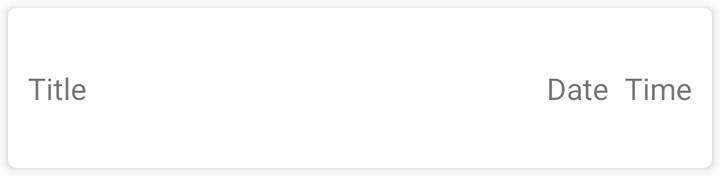
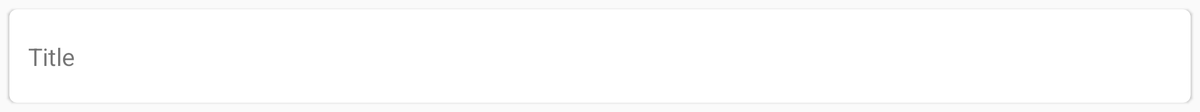

The same Android screen from two of the app's own layout files: first res/layout/ as a phone draws it, then the repository's variant for another configuration, drawn on a device whose configuration selects that folder. Both files follow.
<!-- AndroidManifest.xml: application theme AppTheme -->
<!-- res/layout/thought_item.xml -->
<?xml version="1.0" encoding="utf-8"?>
<androidx.cardview.widget.CardView
    xmlns:android="http://schemas.android.com/apk/res/android"
    xmlns:app="http://schemas.android.com/apk/res-auto"
    xmlns:card_view="http://schemas.android.com/apk/res-auto"
    app:layout_constraintStart_toStartOf="parent"
    app:layout_constraintEnd_toEndOf="parent"
    app:layout_constraintTop_toTopOf="parent"
    android:id="@+id/cardview_thought_item"
    android:layout_width="match_parent"
    android:layout_height="@dimen/thought_item_height"
    android:layout_margin="4dp"
    card_view:cardElevation="2dp"
    card_view:cardCornerRadius="4dp" >

    <androidx.constraintlayout.widget.ConstraintLayout
        android:id="@+id/cardview_constraint_layout"
        android:layout_width="match_parent"
        android:layout_height="match_parent"
        >

        <TextView
            android:id="@+id/cardview_textview_title"
            android:layout_width="0dp"
            android:layout_height="wrap_content"
            android:layout_marginTop="8dp"
            android:layout_marginBottom="8dp"
            android:layout_marginEnd="8dp"
            android:layout_marginStart="10dp"
            android:maxLines="1"
            android:text="Title"
            style="@style/ThoughtItemText"
            android:transitionName="@string/title_transition"
            app:layout_constraintBottom_toBottomOf="parent"
            app:layout_constraintEnd_toStartOf="@id/cardview_textview_date"
            app:layout_constraintHorizontal_bias="0"
            app:layout_constraintStart_toStartOf="parent"
            app:layout_constraintTop_toTopOf="parent"
            android:ellipsize="end"
            />

        <TextView
            style="@style/ThoughtItemText"
            android:id="@+id/cardview_textview_date"
            android:layout_margin="8dp"
            android:layout_width="wrap_content"
            android:layout_height="wrap_content"
            app:layout_constraintEnd_toStartOf="@id/cardview_textview_time"
            app:layout_constraintTop_toTopOf="parent"
            app:layout_constraintBottom_toBottomOf="parent"
            android:text="Date"/>



        <TextView
            style="@style/ThoughtItemText"
            android:id="@+id/cardview_textview_time"
            android:layout_width="wrap_content"
            android:layout_height="wrap_content"
            android:layout_marginTop="8dp"
            android:layout_marginBottom="8dp"
            android:layout_marginEnd="10dp"
            android:layout_marginStart="8dp"
            android:text="Time"
            app:layout_constraintBottom_toBottomOf="parent"
            app:layout_constraintEnd_toEndOf="parent"
            app:layout_constraintTop_toTopOf="parent" />

    </androidx.constraintlayout.widget.ConstraintLayout>



</androidx.cardview.widget.CardView>
<!-- resources referenced by this layout -->
<resources>
  <dimen name="thought_item_height">80dp</dimen>
  <string name="title_transition">titleTransition</string>
  <style name="ThoughtItemText">
          <item name="android:textSize">15sp</item>
      </style>
  <style name="AppTheme" parent="Theme.AppCompat.Light.NoActionBar">
          
          <item name="colorPrimary">@color/colorPrimary</item>
          <item name="colorPrimaryDark">@color/colorPrimaryDark</item>
          <item name="colorAccent">@color/colorAccent</item>
          <item name="android:windowContentTransitions">true</item>
          <item name="windowActionModeOverlay">true</item>
      </style>
  <color name="colorPrimary">#172583</color>
  <color name="colorPrimaryDark">#050341</color>
  <color name="colorAccent">#0850CC</color>
</resources>
<!-- res/layout-xlarge/thought_item.xml (the repository's variant of the layout above) -->
<!-- drawn on a large tablet held sideways -->
<?xml version="1.0" encoding="utf-8"?>
<androidx.cardview.widget.CardView
    xmlns:android="http://schemas.android.com/apk/res/android"
    xmlns:app="http://schemas.android.com/apk/res-auto"
    xmlns:card_view="http://schemas.android.com/apk/res-auto"
    android:id="@+id/cardview_thought_item"
    android:layout_width="match_parent"
    android:layout_height="100dp"
    android:layout_margin="10dp"
    card_view:cardElevation="2dp"
    card_view:cardCornerRadius="8dp" >

    <androidx.constraintlayout.widget.ConstraintLayout
        android:id="@+id/cardview_constraint_layout"
        android:layout_width="match_parent"
        android:layout_height="match_parent"
        >

        <TextView
            android:id="@+id/cardview_textview_title"
            android:layout_width="0dp"
            android:layout_height="wrap_content"
            android:layout_marginTop="8dp"
            android:layout_marginBottom="8dp"
            android:layout_marginEnd="8dp"
            android:layout_marginStart="20dp"
            android:maxLines="1"
            android:text="Title"
            android:textSize="26sp"
            style="@style/ThoughtItemText"
            android:transitionName="@string/title_transition"
            app:layout_constraintBottom_toBottomOf="parent"
            app:layout_constraintEnd_toStartOf="@id/cardview_textview_date"
            app:layout_constraintHorizontal_bias="0"
            app:layout_constraintStart_toStartOf="parent"
            app:layout_constraintTop_toTopOf="parent"
            android:ellipsize="end"
             />

        <TextView
            style="@style/ThoughtItemText"
            android:id="@+id/cardview_textview_date"
            android:layout_margin="8dp"
            android:layout_width="wrap_content"
            android:layout_height="wrap_content"
            android:textColor="@color/white"
            android:textSize="26sp"
            app:layout_constraintEnd_toStartOf="@id/cardview_textview_time"
            app:layout_constraintTop_toTopOf="parent"
            app:layout_constraintBottom_toBottomOf="parent"
            android:text="Date"/>



        <TextView
            style="@style/ThoughtItemText"
            android:id="@+id/cardview_textview_time"
            android:layout_width="wrap_content"
            android:layout_height="wrap_content"
            android:layout_marginTop="8dp"
            android:layout_marginBottom="8dp"
            android:layout_marginEnd="20dp"
            android:layout_marginStart="8dp"
            android:text="Time"
            android:textColor="@color/white"
            android:textSize="26sp"
            app:layout_constraintBottom_toBottomOf="parent"
            app:layout_constraintEnd_toEndOf="parent"
            app:layout_constraintTop_toTopOf="parent" />

    </androidx.constraintlayout.widget.ConstraintLayout>



</androidx.cardview.widget.CardView>
<!-- resources referenced by the variant -->
<!-- as a large tablet held sideways resolves them -->
<resources>
  <color name="white">#FFFFFF</color>
  <string name="title_transition">titleTransition</string>
  <style name="ThoughtItemText">
          <item name="android:textSize">15sp</item>
      </style>
  <style name="AppTheme" parent="Theme.AppCompat.Light.NoActionBar">
          
          <item name="colorPrimary">@color/colorPrimary</item>
          <item name="colorPrimaryDark">@color/colorPrimaryDark</item>
          <item name="colorAccent">@color/colorAccent</item>
          <item name="android:windowContentTransitions">true</item>
          <item name="windowActionModeOverlay">true</item>
      </style>
  <color name="colorPrimary">#172583</color>
  <color name="colorPrimaryDark">#050341</color>
  <color name="colorAccent">#0850CC</color>
</resources>
